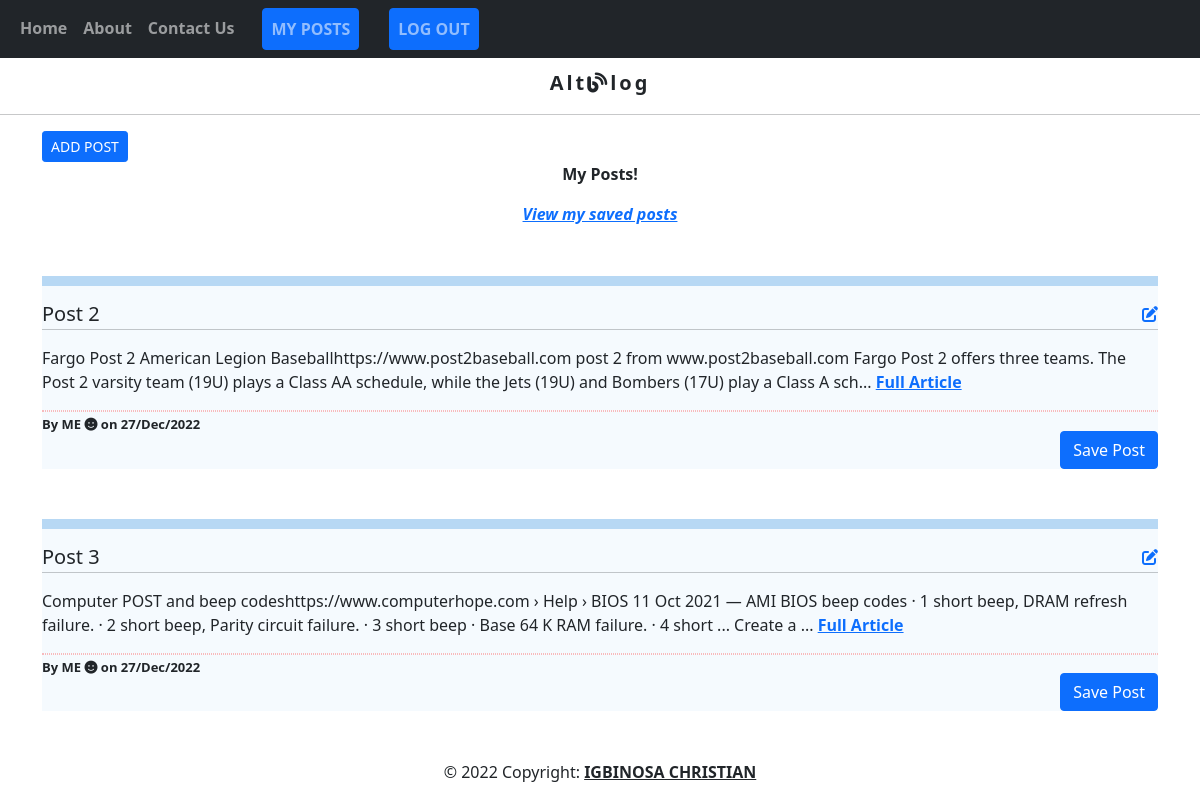
The page /my_posts/paul (signed in) on the database its author committed.
### main.py (models this page shows, shortened)
class Post(db.Model):
    id=db.Column(db.Integer(),primary_key=True)
    author = db.Column(db.String(150),nullable=False)
    title = db.Column(db.String(255),nullable=False)
    content = db.Column(db.String(),nullable=False)
    date = db.Column(db.DateTime(), nullable=False, default = datetime.now())

### main.py (the view)
@app.route('/my_posts/<string:author>')
@login_required
def my_posts(author):
    author = current_user.username
    posts = Post.query.filter_by(author=author).all()
    return render_template('my_posts.html', posts=posts)

### main.py (called while the page is built)
@login_manager.user_loader
def user_loader(id):
    return User.query.get(int(id))

### templates/my_posts.html
{% extends "base.html" %} {% block title %}My Posts{% endblock %}
{%block content%}
    {%if current_user.is_authenticated%}
        <div class="top">
            <div class="addPost">
                <a class="btn btn-primary btn-sm" href="/add_post/{{current_user.username}}">ADD POST</a>
            </div>
        </div>
        <div class="allPosts">
            <p>My Posts!</p>
            <p><a href="/saved_posts/{{current_user.username}}"><i>View my saved posts</i></a></p>
        </div>
        {% for post in posts%}
            <div class="main-blog">
                <hr class="big-hr">
                <div class="title-block">
                    <h4>{{post['title']}}</h4>
                    {%if current_user.username == post.author%}
                        <div class="edit">
                            <a href="/update/{{post.id}}"><i class="fa-solid fa-pen-to-square"></i></a>
                        </div>
                    {%endif%}
                </div>
                <hr class="title-hr">
                <div class="content-block">
                    <p>{{post['content'][0:250]}}... <a href="/read/{{post.id}}" >Full Article</a></p>
                </div>
                <hr class="dot-hr">
                <div class="post-details">
                    <p>By ME <i class="fa-solid fa-face-smile"></i> on {{post['date'].strftime('%d/%b/%Y')}}</p>
                    <form action="/save_post/{{post.id}}" method="POST" class="save_form">
                        <div>
                            <div>
                                <input id="submit" type="submit" class="btn btn-primary" value="Save Post">
                            </div>
                        </div>
                    </form>
                </div>
            </div>
        {%endfor%}
    {%endif%}
{%endblock%}

### static/style.css (style rules this page uses)
a { font-weight: bold; }
#submit { text-align: center; margin-top: 20px; }
.top { display: flex; }
.addPost { flex-grow: 0.2; }
.allPosts { font-weight: bold; text-align: center; }
.main-blog { background-color: rgb(2, 117, 216, 0.04); }
.big-hr { background-color: rgb(2, 117, 216); border: 5px solid rgb(2, 117, 216); margin-top: 50px; }
.title-block { display: flex; }
.title-block h4 { font-size: 20px; flex-grow: 3; }
.title-hr { margin-top: -5px; }
.dot-hr { border: 1px dotted #ff0000; border-style: 2px dotted; color: #fff; background-color: #fff; }
.post-details { margin-top: -13px; font-size: small; font-weight: bold; }
.save_form { text-align: right; margin-top: -40px; }

### rows shown on the page
Post: title "Post 2", content "Fargo Post 2 American Legion Baseballhttps://www.post2baseball.com post 2 from www.post2baseball.com Fargo Post 2 offers three teams. The Post 2 varsity team (19U) plays a Class AA schedule, while the Jets (19U) and Bombers (17U) play a Class A sch", date "27/Dec/2022"
Post: title "Post 3", content "Computer POST and beep codeshttps://www.computerhope.com › Help › BIOS 11 Oct 2021 — AMI BIOS beep codes · 1 short beep, DRAM refresh failure. · 2 short beep, Parity circuit failure. · 3 short beep · Base 64 K RAM failure. · 4 short ... Create a", date "27/Dec/2022"
